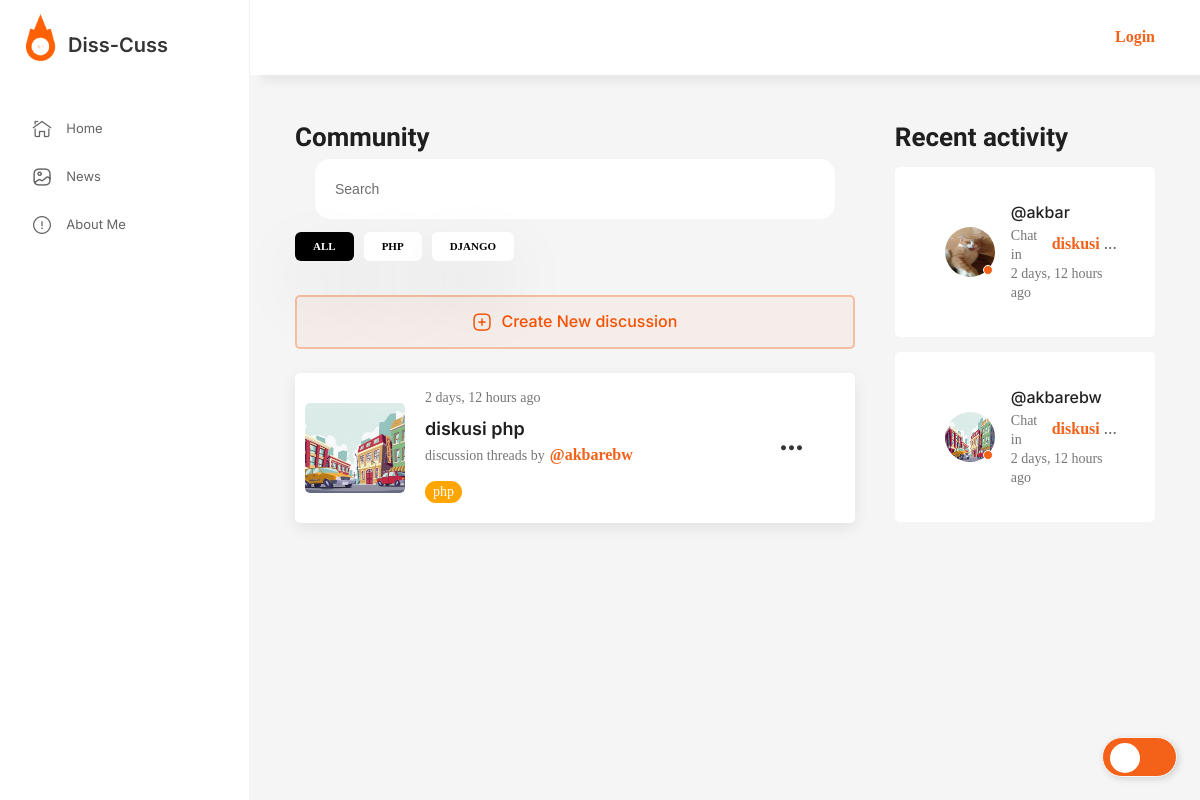
The page / on the database its author committed.
### base/models.py (models this page shows, shortened)
class Topic(models.Model):
    name = models.CharField(max_length=200)

class Room(models.Model):
    host = models.ForeignKey(User, on_delete=models.SET_NULL, null=True)
    topic = models.ForeignKey(Topic, on_delete=models.SET_NULL, null=True)
    name = models.CharField(max_length=200)
    description = models.TextField(null=True, blank=True)
    participants = models.ManyToManyField(User, related_name='participants', blank=True)
    updated = models.DateTimeField(auto_now=True)
    created = models.DateTimeField(auto_now_add=True)
    class Meta:
        ordering = ['-updated', '-created']
    def __str__(self):
        return self.name

class User(AbstractUser):
    name = models.CharField(max_length=200, null=True)
    email = models.EmailField(unique=True, null=True)
    bio = models.TextField(null=True)
    avatar = models.ImageField(null=True, default="foto.jpg")
    USERNAME_FIELD = 'email'
    REQUIRED_FIELDS = ['username']

class Message(models.Model):
    user = models.ForeignKey(User, on_delete=models.CASCADE)
    room = models.ForeignKey(Room, on_delete=models.CASCADE)
    body = models.TextField()
    updated = models.DateTimeField(auto_now=True)
    created = models.DateTimeField(auto_now_add=True)
    class Meta:
        ordering = ['-updated', '-created']

### base/views.py (the view)
# urls.py: path('', views.home, name="home"),
def home(request):
    q = request.GET.get('q') if request.GET.get('q') != None else ''
    rooms = Room.objects.filter(
        Q(topic__name__icontains=q) |
        Q(name__icontains=q) |
        Q(description__icontains=q)
    )
    topics = Topic.objects.all()[0:5]
    room_count = rooms.count()
    room_messages = Message.objects.filter(Q(room__topic__name__icontains=q))
    context = {'rooms': rooms, 'topics': topics, 'room_count': room_count, 'room_messages': room_messages}
    return render(request, 'base/pages/home/home.html', context)

### base/templates/base/pages/home/home.html
{% extends 'main.html' %}
{% block content %}
    <main class="page-main">
        <div class="uk-grid" data-uk-grid>
            <div class="uk-width-2-3@l">
                <div class="widjet --filters">
                    <div class="widjet__head">
                        <h3 class="uk-text-lead">Community</h3>
                    </div>
                    <div class="uk-width-1-1">
                        <form class="header__search" method="GET" action="{% url 'home' %}">
                            <div class="search">
                                <div class="search__input">
                                    <input
                                            type="search"
                                            name="q"
                                            placeholder="Search"
                                    />
                                </div>
                            </div>
                        </form>
                    </div>
                    <ul class="uk-subnav uk-subnav-pill">
                        <li class="uk-active" data-uk-filter-control>
                            <a href="{% url 'home' %}">All</a>
                        </li>
                        {% for topic in topics %}
                            <li data-uk-filter-control>
                                <a href="{% url 'home' %}?q={{ topic.name }}">{{ topic.name }}</a>
                            </li>
                        {% endfor %}
                    </ul>
                    <a class="creat-list-btn" href="{% url 'create-room' %}">
                        <i class="ico_add-square"></i
                        ><span>Create New discussion</span>
                    </a>
                </div>
                {% include 'base/component/room_component.html' %}
            </div>
            {% include 'base/component/discussion_component.html' %}
        </div>
    </main>
{% endblock %}

### base/templates/base/component/room_component.html
{% load static %}
{% for room in rooms %}
    <div class="game-card --horizontal --small">
        <div class="game-card --horizontal --small">
            <div class="game-card__box">
                <div class="game-card__media">
                    <a href="{% url 'user-profile' room.host.id %}"
                    ><img src="{{ room.host.avatar.url }}" alt="Game Name"
                    /></a>
                </div>
                <div class="game-card__info">
                    <div class="game-card__discussion">
                        {{ room.created|timesince }} ago
                    </div>
                    <a class="game-card__title" href="{% url 'room' room.id %}">
                        {{ room.name }}</a
                    >
                    <div class="game-card__discussion">
                        discussion threads by
                        <b><a href="{% url 'user-profile' room.host.id %}">@{{ room.host.username }}</a></b>
                    </div>
                    <div class="game-card__bottom">
                        <div class="game-card__platform">
                            <p class="text-border">{{ room.topic.name }}</p>
                        </div>
                    </div>
                </div>
                <div class="game-card__more">
                    <a href="{% url 'room' room.id %}"><i class="ico_more"></i></a>
                </div>
            </div>
        </div>
    </div>
{% endfor %}

### base/templates/base/component/discussion_component.html
{% load static %}
<div class="uk-width-1-3@l">
    <div class="widjet__head">
        <h3 class="uk-text-lead">Recent activity</h3>
    </div>
    {% for message in room_messages %}
        <div class="widjet__body">
            <div class="user-item --active">
                <div class="user-item__avatar">
                    <img src="{{ message.user.avatar.url }}" alt="user"/>
                </div>
                <div class="user-item__box">
                    <div class="user-item__name">
                        <a href="{% url 'user-profile' message.user.id %}">@{{ message.user.username }}</a>
                    </div>
                    <div class="user-item__playing">
                        Chat in<b><a href="{% url 'room' message.room.id %}">{{ message.room }}</a></b>
                    </div>
                    <div class="user-item__playing">{{ message.created|timesince }} ago</div>
                </div>
            </div>
        </div>
    {% endfor %}
</div>

### rows shown on the page
Topic: name "PHP"
Topic: name "DJANGO"
Room: host.avatar (picture), created "2 days, 12 hours", name "diskusi php", host.username "akbarebw", topic.name "php"
Message: user.avatar (picture), user.username "akbar", room "diskusi…", created "2 days, 12 hours"
Message: user.avatar (picture), user.username "akbarebw", room "diskusi…", created "2 days, 12 hours"
